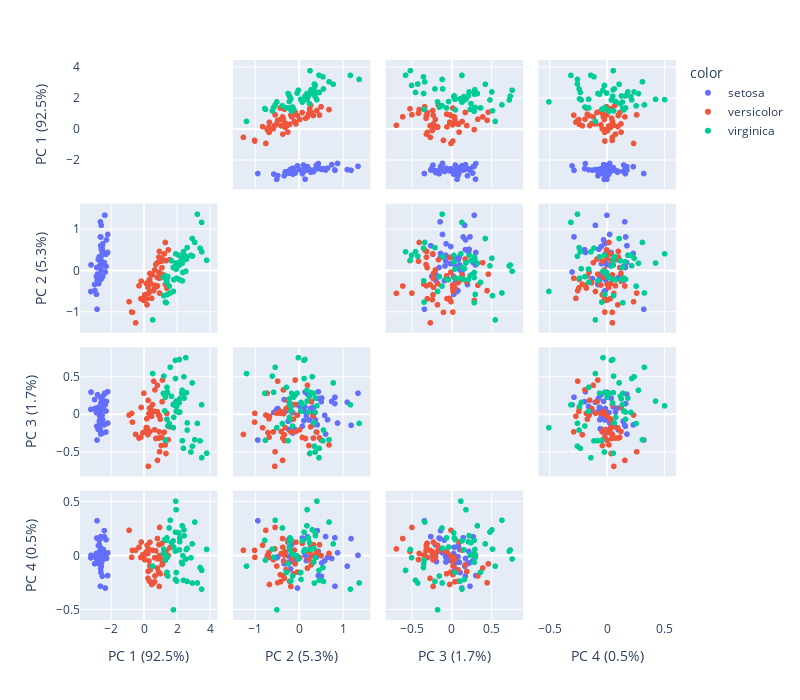

The code cell stored with this chart in its notebook:
### Code cell
# PCA plots
pca = PCA()
components = pca.fit_transform(df[features])
labels = {
    str(i): f"PC {i+1} ({var:.1f}%)"
    for i, var in enumerate(pca.explained_variance_ratio_ * 100)
}

fig = px.scatter_matrix(
    components,
    labels=labels,
    dimensions=range(4),
    color=df["species"],
    width=800, height=700
)
fig.update_traces(diagonal_visible=False)

fig.show()
